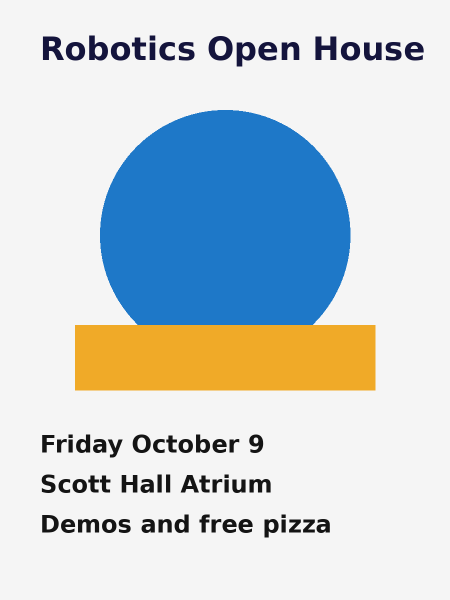
#> input picture examples/balanced.png, 900 x 1200 px (shown at 1/2 size)
$ python batch_extract.py --input examples --output out.png
#> lines starting #> are read from the running program, lines starting #| are printed output that depends on the picture
### features.py
"""Poster feature extraction shared by training and the Gradio app.

Training and inference must call the same function, otherwise the model
sees differently computed columns at serving time (train/serve skew).
"""

import os

import numpy as np
import pytesseract
from PIL import Image, ImageDraw, ImageFilter, ImageOps

# Allow a custom Tesseract path on Windows without editing code
if os.environ.get("TESSERACT_CMD"):
    pytesseract.pytesseract.tesseract_cmd = os.environ["TESSERACT_CMD"]

# Column order is the model contract; training must use this exact list
FEATURE_COLUMNS = [
    "img_width_px",
    "img_height_px",
    "aspect_ratio",
    "word_count",
    "char_count",
    "text_block_count",
    "text_area_frac",
    "graphic_area_frac",
    "background_area_frac",
    "text_share",
    "text_to_graphic_ratio",
    "mean_text_height_frac",
    "max_text_height_frac",
    "text_height_std_frac",
]

MAX_SIDE_PX = 1600  # Normalize scale so OCR speed and noise stay consistent
MIN_SIDE_PX = 200  # Below this OCR output is unreliable, so reject
MIN_WORD_CONF = 60  # Tesseract confidence floor for keeping a word
BOX_PAD_PX = 3  # Small pad so anti-aliased glyph edges count as text
BG_DIST_THRESHOLD = 40.0  # RGB distance separating content from background
BORDER_FRAC = 0.03  # Border strip width used to estimate background color
RATIO_EPS = 1e-3  # Caps text_to_graphic_ratio when no graphics are found


def prepare_image(image):
    """Apply EXIF rotation, force RGB, and downscale large posters."""
    image = ImageOps.exif_transpose(image).convert("RGB")  # Phone photos often carry rotation tags
    scale = MAX_SIDE_PX / max(image.size)  # Only shrink, never upscale small images
    if scale < 1:
        new_size = (round(image.width * scale), round(image.height * scale))
        image = image.resize(new_size, Image.LANCZOS)  # Lanczos keeps small text edges sharp
    return image


def _ocr_words(image):
    """Run Tesseract and keep confident, non-empty word boxes."""
    # PSM 11 finds sparse text anywhere, which suits poster layouts
    gray = ImageOps.grayscale(image)  # Color shapes confuse Tesseract layout analysis
    data = pytesseract.image_to_data(
        gray, config="--psm 11", output_type=pytesseract.Output.DICT
    )
    words = []
    for i, text in enumerate(data["text"]):
        text = text.strip()
        conf = float(data["conf"][i])  # Tesseract returns -1 for non-word rows
        n_alnum = sum(c.isalnum() for c in text)
        if conf < MIN_WORD_CONF or (n_alnum < 2 and not text.isdigit()):
            continue  # Single glyphs on shapes are the most common false positive
        words.append({
            "text": text,
            "left": data["left"][i],
            "top": data["top"][i],
            "width": data["width"][i],
            "height": data["height"][i],
            "block": (data["page_num"][i], data["block_num"][i]),  # Unique block id
        })
    return words


# [9 lines left out: function _background_color, not called in this run]


def extract_features(image):
    """Return (feature dict, overlay image) for one poster.

    The overlay shades detected graphics blue and outlines text in orange
    so a user can check what the numbers were computed from.
    """
    original_w, original_h = image.size  # Report true size, not the resized one
    img = prepare_image(image)
    w, h = img.size

    words = _ocr_words(img)

    # Text mask: union of padded word boxes
    text_mask = np.zeros((h, w), dtype=bool)
    for wd in words:
        x0 = max(0, wd["left"] - BOX_PAD_PX)
        y0 = max(0, wd["top"] - BOX_PAD_PX)
        x1 = min(w, wd["left"] + wd["width"] + BOX_PAD_PX)
        y1 = min(h, wd["top"] + wd["height"] + BOX_PAD_PX)
        text_mask[y0:y1, x0:x1] = True

    # Content mask: pixels far from the background color after denoising
    smooth = np.asarray(img.filter(ImageFilter.MedianFilter(5)), dtype=np.float32)
    bg = _background_color(smooth)
    dist = np.linalg.norm(smooth - bg, axis=2)  # Per-pixel RGB distance to background
    content_mask = dist > BG_DIST_THRESHOLD

    # Graphics are content that is not inside a text box
    graphic_mask = content_mask & ~text_mask

    text_frac = float(text_mask.mean())
    graphic_frac = float(graphic_mask.mean())
    heights = np.array([wd["height"] / h for wd in words]) if words else np.zeros(1)

    row = {
        "img_width_px": original_w,
        "img_height_px": original_h,
        "aspect_ratio": original_w / original_h,
        "word_count": len(words),
        "char_count": sum(len(wd["text"]) for wd in words),
        "text_block_count": len({wd["block"] for wd in words}),
        "text_area_frac": text_frac,
        "graphic_area_frac": graphic_frac,
        "background_area_frac": max(0.0, 1.0 - text_frac - graphic_frac),
        # Bounded 0..1 share is easier for models than an unbounded ratio
        "text_share": text_frac / (text_frac + graphic_frac) if (text_frac + graphic_frac) > 0 else 0.0,
        "text_to_graphic_ratio": text_frac / max(graphic_frac, RATIO_EPS),
        "mean_text_height_frac": float(heights.mean()),
        "max_text_height_frac": float(heights.max()),
        "text_height_std_frac": float(heights.std()),
    }
    assert list(row) == FEATURE_COLUMNS, "Feature dict drifted from FEATURE_COLUMNS."
    return row, _draw_overlay(img, graphic_mask, words)


# [11 lines left out: function _draw_overlay, not called in this run]

### batch_extract.py
"""Build the training table: run every poster in a folder through features.py.

Usage: python batch_extract.py --input posters/ --output data/features.csv
With --posters-csv, rows are keyed on the dataset's poster id so the CSV
can be passed to scripts/train_numeric.py as --features-csv.
"""

import argparse
import sys
from pathlib import Path

import pandas as pd
from PIL import Image

from features import FEATURE_COLUMNS, MIN_SIDE_PX, extract_features

IMAGE_SUFFIXES = {".png", ".jpg", ".jpeg", ".webp"}


def map_ids(posters_csv, paths):
    """Return {filename: id}; every image and every poster id must pair up."""
    posters = pd.read_csv(posters_csv, dtype={"id": "string", "image_path": "string"})
    missing = {"id", "image_path"} - set(posters.columns)
    if missing:
        sys.exit(f"{posters_csv} is missing columns {sorted(missing)}")
    base = posters_csv.resolve().parent  # image_path is relative to the CSV's folder
    id_by_path = {(base / p).resolve(): i for i, p in zip(posters["id"], posters["image_path"])}
    ids = {path.name: id_by_path.get(path.resolve()) for path in paths}
    no_id = sorted(name for name, i in ids.items() if i is None)
    no_image = sorted(set(posters["id"]) - set(ids.values()))
    if no_id or no_image:
        sys.exit(f"Images without an id in {posters_csv}: {no_id}\nIds without an image in --input: {no_image}")
    return ids


def main():
    parser = argparse.ArgumentParser(description="Extract poster features to CSV.")
    parser.add_argument("--input", required=True, type=Path, help="Folder of poster images")
    parser.add_argument("--output", required=True, type=Path, help="CSV path to write")
    parser.add_argument("--overlays", type=Path, help="Optional folder for overlay PNGs")
    parser.add_argument("--posters-csv", type=Path, help="Optional posters.csv; adds its id as the first column")
    args = parser.parse_args()

    paths = sorted(p for p in args.input.iterdir() if p.suffix.lower() in IMAGE_SUFFIXES)
    ids = map_ids(args.posters_csv, paths) if args.posters_csv else None  # Fail before the slow OCR loop
    rows, skipped = [], []
    for path in paths:
        with Image.open(path) as image:
#> image is the input picture: PIL image 900x1200 RGB; mean R, G, B 200.9, 210.8, 215.2
            if min(image.size) < MIN_SIDE_PX:
                skipped.append(path.name)  # Same size rule as the app, keeps data consistent
                continue
            row, overlay = extract_features(image)
#> in _ocr_words, `gray = ImageOps.grayscale(image)`:
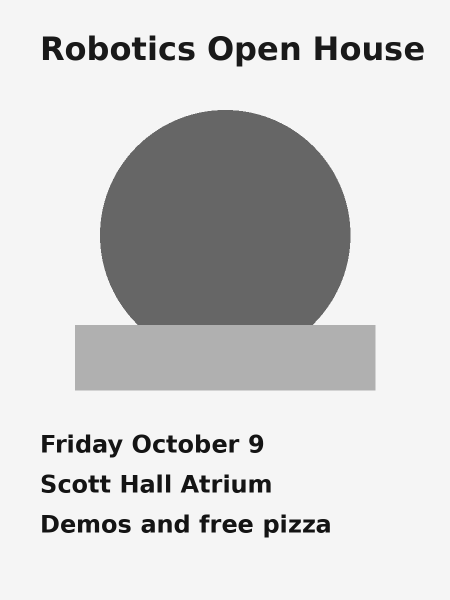
#> gray: PIL image 900x1200 L (shown at 1/2 size); min 20, max 245, mean 208.3
        key = {"id": ids[path.name]} if ids else {}
        rows.append({**key, "filename": path.name, **row})  # Filename kept for spot checks
        if args.overlays:
            args.overlays.mkdir(parents=True, exist_ok=True)
            overlay.save(args.overlays / f"{path.stem}_overlay.png")  # Spot check OCR quality
        print(f"done  {path.name}")

    columns = (["id"] if ids else []) + ["filename", *FEATURE_COLUMNS]
    args.output.parent.mkdir(parents=True, exist_ok=True)
    pd.DataFrame(rows, columns=columns).to_csv(args.output, index=False)
    print(f"Wrote {len(rows)} rows to {args.output}; skipped {len(skipped)} too-small images {skipped}")
    if ids and skipped:
        sys.exit("Training needs a row for every poster id; the skipped images above have none.")


if __name__ == "__main__":
#> (the run stopped early here; a loop or call above may not have finished)
